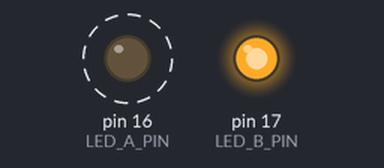
Bench run of a sketch on a simulated Arduino Uno, built with avr-gcc and run on an emulated ATmega328P. Shown: output pins drawn as LEDs (lit = HIGH). Dashed ring = blinking.

Above: at 0.2 s.
At 3.0 s:
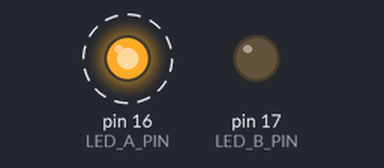
Timing chart, 0 to 4.7 s (numbered marks = the images above):
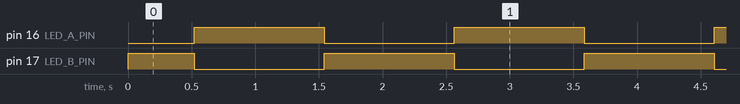

The sketch:

ex06.ino
```cpp
const int LED_A_PIN = 16;
const int LED_B_PIN = 17;

int brightness = 0;
int fadeDirection = 1;

const int STEP = 5;
const int DELAY_TIME = 20;

void setup() {
  pinMode(LED_A_PIN, OUTPUT);
  pinMode(LED_B_PIN, OUTPUT);
}

void loop() {
  int brightnessA = brightness;
  int brightnessB = 255 - brightness;

  analogWrite(LED_A_PIN, brightnessA);
  analogWrite(LED_B_PIN, brightnessB);

  brightness = brightness + fadeDirection * STEP;

  if (brightness >= 255) {
    brightness = 255;
    fadeDirection = -1;
  }

  if (brightness <= 0) {
    brightness = 0;
    fadeDirection = 1;
  }

  delay(DELAY_TIME);
}
```

Measured:
- by itself, pin 16 (LED_A_PIN): alternates HIGH for 1.0 s and LOW for 1.0 s
- by itself, pin 17 (LED_B_PIN): repeats every 2.0 s: LOW 1.0 s, HIGH 1.0 s
